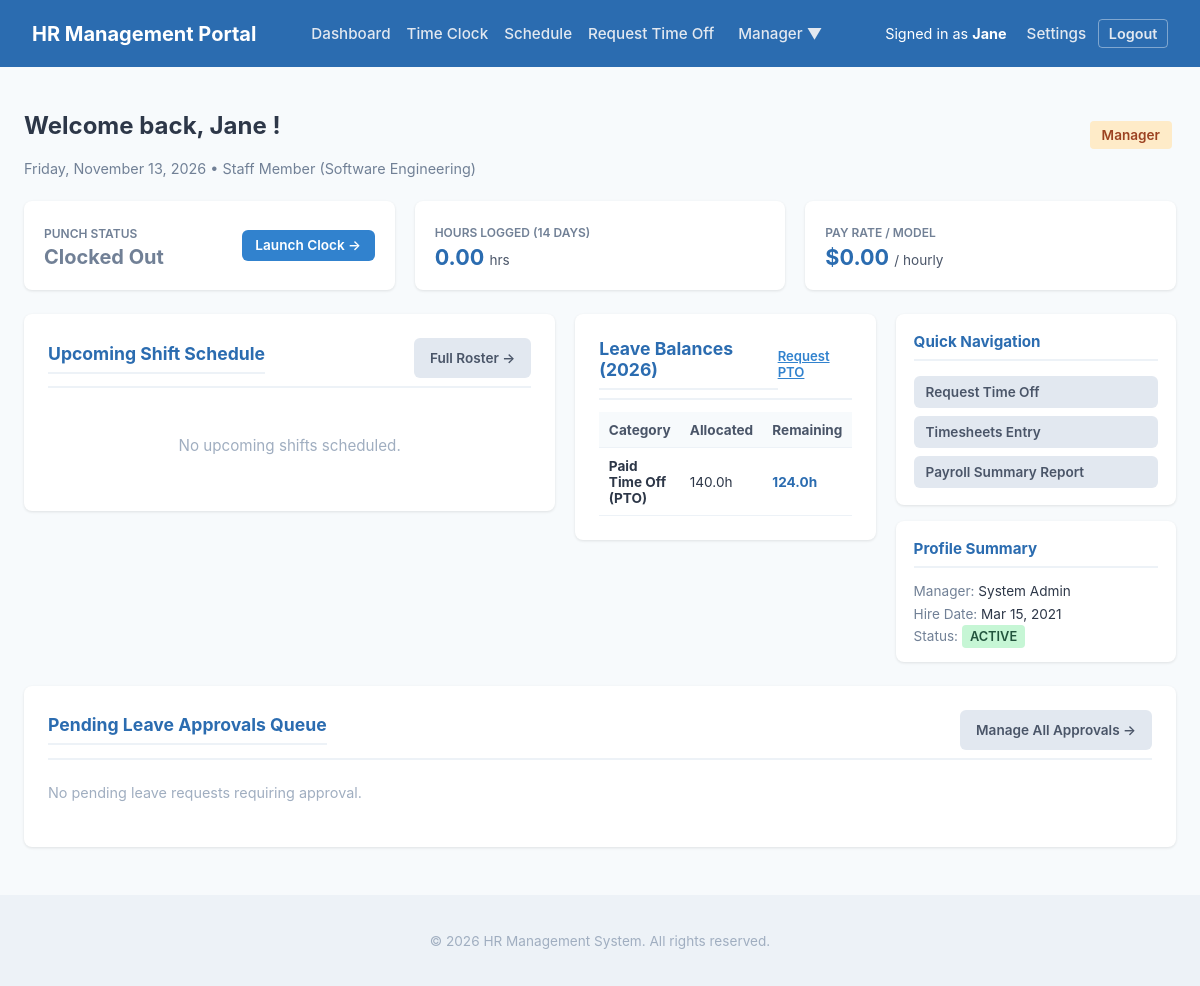
The app's page /public/dashboard.php (signed in) with its own data.
### tables this page shows
CREATE TABLE `employees` (
  `employee_id` int(10) unsigned NOT NULL AUTO_INCREMENT,
  `user_id` int(10) unsigned DEFAULT NULL,
  `first_name` varchar(50) NOT NULL,
  `last_name` varchar(50) NOT NULL,
  `work_email` varchar(100) NOT NULL,
  `phone_number` varchar(20) DEFAULT NULL,
  `department_id` int(10) unsigned DEFAULT NULL,
  `position_id` int(10) unsigned DEFAULT NULL,
  `manager_id` int(10) unsigned DEFAULT NULL,
  `location_id` int(10) unsigned DEFAULT NULL,
  `hire_date` date NOT NULL,
  `termination_date` date DEFAULT NULL,
  `employment_status` enum('active','on_leave','terminated') NOT NULL DEFAULT 'active',
  `employment_type` enum('full_time','part_time','contractor') NOT NULL DEFAULT 'full_time',
  `created_at` timestamp NOT NULL DEFAULT current_timestamp(),
  `updated_at` timestamp NOT NULL DEFAULT current_timestamp() ON UPDATE current_timestamp(),
  PRIMARY KEY (`employee_id`),
  UNIQUE KEY `work_email` (`work_email`),
  UNIQUE KEY `user_id` (`user_id`),
  KEY `fk_emp_dept` (`department_id`),
  KEY `fk_emp_pos` (`position_id`),
  KEY `fk_emp_mgr` (`manager_id`),
  KEY `fk_emp_loc` (`location_id`),
  KEY `idx_emp_name` (`last_name`,`first_name`),
  KEY `idx_emp_status` (`employment_status`),
  CONSTRAINT `fk_emp_dept` FOREIGN KEY (`department_id`) REFERENCES `departments` (`department_id`) ON DELETE SET NULL,
  CONSTRAINT `fk_emp_loc` FOREIGN KEY (`location_id`) REFERENCES `locations` (`location_id`) ON DELETE SET NULL,
  CONSTRAINT `fk_emp_mgr` FOREIGN KEY (`manager_id`) REFERENCES `employees` (`employee_id`) ON DELETE SET NULL,
  CONSTRAINT `fk_emp_pos` FOREIGN KEY (`position_id`) REFERENCES `job_positions` (`position_id`) ON DELETE SET NULL,
  CONSTRAINT `fk_emp_user` FOREIGN KEY (`user_id`) REFERENCES `users` (`user_id`) ON DELETE CASCADE
);

CREATE TABLE `departments` (
  `department_id` int(10) unsigned NOT NULL AUTO_INCREMENT,
  `department_name` varchar(100) NOT NULL,
  `parent_department_id` int(10) unsigned DEFAULT NULL,
  `location_id` int(10) unsigned DEFAULT NULL,
  `created_at` timestamp NOT NULL DEFAULT current_timestamp(),
  `updated_at` timestamp NOT NULL DEFAULT current_timestamp() ON UPDATE current_timestamp(),
  PRIMARY KEY (`department_id`),
  KEY `fk_dept_parent` (`parent_department_id`),
  KEY `fk_dept_location` (`location_id`),
  CONSTRAINT `fk_dept_location` FOREIGN KEY (`location_id`) REFERENCES `locations` (`location_id`) ON DELETE SET NULL,
  CONSTRAINT `fk_dept_parent` FOREIGN KEY (`parent_department_id`) REFERENCES `departments` (`department_id`) ON DELETE SET NULL
);

CREATE TABLE `leave_balances` (
  `balance_id` int(10) unsigned NOT NULL AUTO_INCREMENT,
  `employee_id` int(10) unsigned NOT NULL,
  `leave_type_id` int(10) unsigned NOT NULL,
  `fiscal_year` smallint(5) unsigned NOT NULL,
  `total_allocated` decimal(6,2) NOT NULL DEFAULT 0.00,
  `used_hours` decimal(6,2) NOT NULL DEFAULT 0.00,
  `pending_hours` decimal(6,2) NOT NULL DEFAULT 0.00,
  `carryover_hours` decimal(6,2) NOT NULL DEFAULT 0.00,
  `created_at` timestamp NOT NULL DEFAULT current_timestamp(),
  `updated_at` timestamp NOT NULL DEFAULT current_timestamp() ON UPDATE current_timestamp(),
  PRIMARY KEY (`balance_id`),
  UNIQUE KEY `uq_emp_leave_year` (`employee_id`,`leave_type_id`,`fiscal_year`),
  KEY `fk_lb_leavetype` (`leave_type_id`),
  CONSTRAINT `fk_lb_employee` FOREIGN KEY (`employee_id`) REFERENCES `employees` (`employee_id`) ON DELETE CASCADE,
  CONSTRAINT `fk_lb_leavetype` FOREIGN KEY (`leave_type_id`) REFERENCES `leave_types` (`leave_type_id`) ON DELETE CASCADE
);

CREATE TABLE `leave_types` (
  `leave_type_id` int(10) unsigned NOT NULL AUTO_INCREMENT,
  `type_name` varchar(50) NOT NULL,
  `is_paid` tinyint(1) NOT NULL DEFAULT 1,
  PRIMARY KEY (`leave_type_id`),
  UNIQUE KEY `type_name` (`type_name`)
);

### public/dashboard.php (the view, shortened to what the rows shown need)
<?php
require_once __DIR__ . '/../includes/auth.php';
$userId     = $_SESSION['user_id'] ?? null;
$employeeId = $_SESSION['employee_id'] ?? null;
if (!$employeeId && $userId) {
    $findEmp = $pdo->prepare('SELECT employee_id FROM employees WHERE user_id = :user_id LIMIT 1');
    $findEmp->execute(['user_id' => $userId]);
    if ($empRow = $findEmp->fetch()) {
        $employeeId = $empRow['employee_id'];
    }
}
$empDetails = null;
if ($employeeId) {
    $empStmt = $pdo->prepare('
        SELECT e.*, d.department_name, jp.job_title,
               m.first_name AS mgr_first, m.last_name AS mgr_last,
               ch.pay_rate, pt.type_name AS pay_type_name
        FROM employees e
        LEFT JOIN departments d ON e.department_id = d.department_id
        LEFT JOIN job_positions jp ON e.position_id = jp.position_id
        LEFT JOIN employees m ON e.manager_id = m.employee_id
        LEFT JOIN compensation_history ch ON e.employee_id = ch.employee_id AND (ch.end_date IS NULL OR ch.end_date >= CURRENT_DATE())
        LEFT JOIN pay_types pt ON ch.pay_type_id = pt.pay_type_id
        WHERE e.employee_id = :employee_id
        LIMIT 1
    ');
    $empStmt->execute(['employee_id' => $employeeId]);
    $empDetails = $empStmt->fetch();
}
$currentYear = date('Y');
$leaveBalances = [];
if ($employeeId) {
    $lbStmt = $pdo->prepare('
        SELECT lb.*, lt.type_name
        FROM leave_balances lb
        JOIN leave_types lt ON lb.leave_type_id = lt.leave_type_id
        WHERE lb.employee_id = :employee_id AND lb.fiscal_year = :year
    ');
    $lbStmt->execute(['employee_id' => $employeeId, 'year' => $currentYear]);
    $leaveBalances = $lbStmt->fetchAll();
}
require_once __DIR__ . '/../includes/header.php';
?>
<div class="widescreen-container" style="max-width: 1440px; margin: 0 auto; padding: 0 1.5rem 2rem;">
    <div class="directory-header" style="margin-top: 1.5rem; margin-bottom: 1.5rem; display: flex; justify-content: space-between; align-items: center; flex-wrap: wrap; gap: 1rem;">
        <div>
            <h2>Welcome back, <?= htmlspecialchars($_SESSION['first_name'] ?? 'Employee') ?> <?= htmlspecialchars($_SESSION['last_name'] ?? '') ?>!</h2>
            <p class="subtitle"><?= date('l, F j, Y') ?> • <?= htmlspecialchars($empDetails['job_title'] ?? 'Staff Member') ?> (<?= htmlspecialchars($empDetails['department_name'] ?? 'Unassigned') ?>)</p>
        </div>
    </div>
    <div style="display: grid; grid-template-columns: 2fr 1fr 280px; gap: 1.25rem; align-items: flex-start; margin-bottom: 1.5rem;">
        <div class="card" style="margin: 0;">
            <?php if (!empty($leaveBalances)): ?>
                <table class="table" style="width: 100%; font-size: 0.85rem;">
                    <thead>
                        <tr>
                            <th>Category</th>
                            <th>Allocated</th>
                            <th>Remaining</th>
                        </tr>
                    </thead>
                    <tbody>
                        <?php foreach ($leaveBalances as $b):
                            $remaining = ($b['total_allocated'] + $b['carryover_hours']) - $b['used_hours'];
                        ?>
                            <tr>
                                <td><strong><?= htmlspecialchars($b['type_name']) ?></strong></td>
                                <td><?= number_format($b['total_allocated'], 1) ?>h</td>
                                <td><strong style="color: #2b6cb0;"><?= number_format($remaining, 1) ?>h</strong></td>
                            </tr>
                        <?php endforeach; ?>
                    </tbody>
                </table>
            <?php else: ?>
                <p style="color: #a0aec0; font-size: 0.88rem;">No leave balances found.</p>
            <?php endif; ?>
        </div>
        <div style="display: flex; flex-direction: column; gap: 1rem;">
            <div class="card" style="margin: 0; padding: 1.1rem;">
                <div style="font-size: 0.85rem; display: flex; flex-direction: column; gap: 0.4rem; margin-top: 0.5rem;">
                    <div><span style="color: #718096;">Manager:</span> <?= htmlspecialchars($empDetails['mgr_first'] ? $empDetails['mgr_first'].' '.$empDetails['mgr_last'] : 'None') ?></div>
                    <div><span style="color: #718096;">Hire Date:</span> <?= $empDetails ? date('M j, Y', strtotime($empDetails['hire_date'])) : 'N/A' ?></div>
                    <div><span style="color: #718096;">Status:</span> <span class="badge badge-active"><?= htmlspecialchars(ucwords($empDetails['employment_status'] ?? 'active')) ?></span></div>
                </div>
            </div>
        </div>
    </div>
</div>
<?php require_once __DIR__ . '/../includes/footer.php'; ?>

### records on screen
employees: department.department_name "Software Engineering", manager.last_name "System Admin", hire_date "Mar 15, 2021", employment_status "ACTIVE"
leave_balances: leave_type.type_name "Paid Time Off (PTO)", total_allocated "140.0", remaining "124.0"

### other values on screen
$_SESSION['first_name'] "Jane"
$empDetails['job_title'] "Staff Member"
$role "Manager"
$periodHours "0.00"
$empDetails['pay_rate'] "0.00"
$empDetails['pay_type_name'] "hourly"
